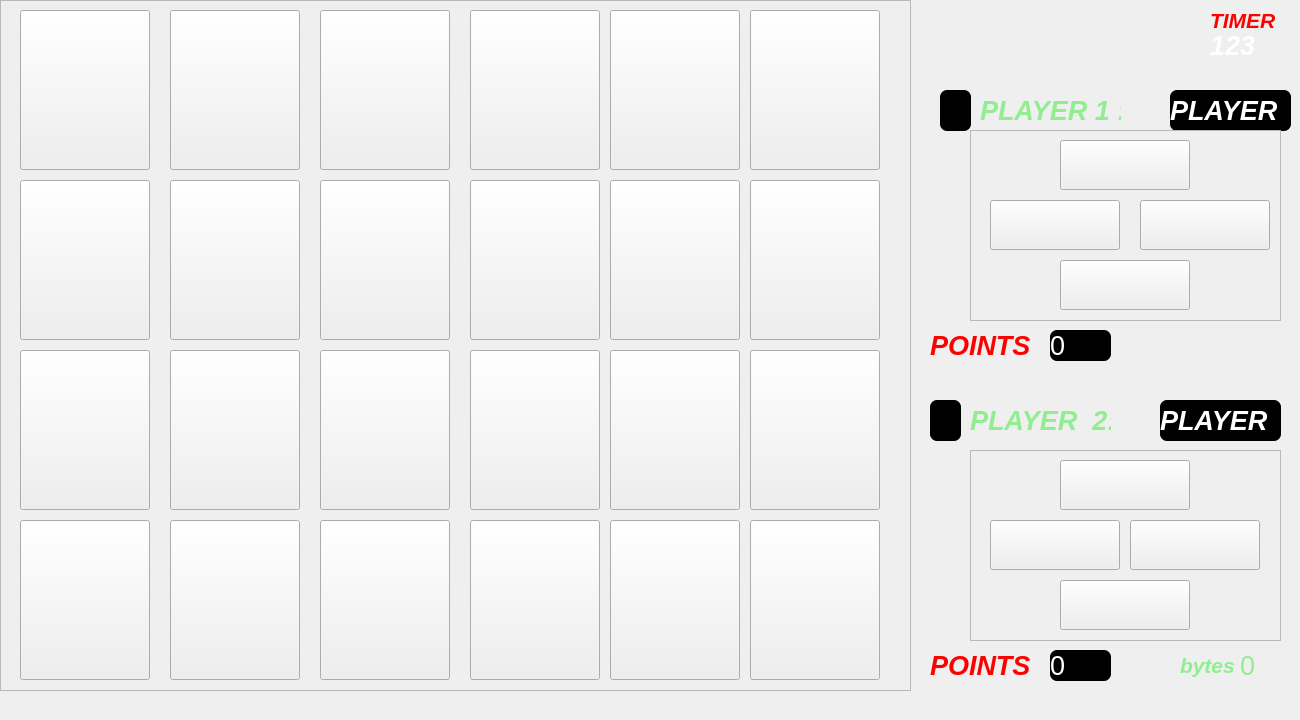
<?xml version="1.0" encoding="UTF-8"?>
<ui version="4.0">
 <class>GameDisplay</class>
 <widget class="QMainWindow" name="GameDisplay">
  <property name="geometry">
   <rect>
    <x>0</x>
    <y>0</y>
    <width>1300</width>
    <height>720</height>
   </rect>
  </property>
  <property name="windowTitle">
   <string>MainWindow</string>
  </property>
  <property name="styleSheet">
   <string notr="true">#centralwidget{
background-image: url(://fondo.png);
}

#ven_tag{
color: lightblue;
}

#ven_random{
background-image: url(://ven_random.png);
}

#ven_timer1{
background-image: url(://ven_timer1.png);
}

#ven_timer2{
background-image: url(://ven_timer2.png);
}

#ven_double{
background-image: url(://ven_double.png);
}

#ven_random2{
background-image: url(://ven_random.png);
}

#ven_timer01{
background-image: url(://ven_timer1.png);
}

#ven_timer02{
background-image: url(://ven_timer2.png);
}

#ven_double2{
background-image: url(://ven_double.png);
}

#target01{
background-image: url(://back.png);
}
#target02{
background-image: url(://back.png);
}
#target03{
background-image: url(://back.png);
}
#target04{
background-image: url(://back.png);
}
#target05{
background-image: url(://back.png);
}
#target06{
background-image: url(://back.png);
}
#target07{
background-image: url(://back.png);
}
#target08{
background-image: url(://back.png);
}
#target09{
background-image: url(://back.png);
}
#target010{
background-image: url(://back.png);
}
#target011{
background-image: url(://back.png);
}
#target012{
background-image: url(://back.png);
}
#target013{
background-image: url(://back.png);
}
#target014{
background-image: url(://back.png);
}
#target015{
background-image: url(://back.png);
}
#target016{
background-image: url(://back.png);
}
#target017{
background-image: url(://back.png);
}
#target018{
background-image: url(://back.png);
}

#target019{
background-image: url(://back.png);
}

#target020{
background-image: url(://back.png);
}

#target021{
background-image: url(://back.png);
}

#target022{
background-image: url(://back.png);
}

#target023{
background-image: url(://back.png);
}

#target024{
background-image: url(://back.png);
}

#title{
background-image: url(://title.png);
}

#timer_game{
color: white;
}

#numbytes{
color: lightgreen;
}

#Points{
color: red;
}

#Points_2{
color: white;
qproperty-alignment: AlignCenter;
background: black;
border: 3px red;
border-radius: 7px
}

#Points_22{
color: white;
qproperty-alignment: AlignCenter;
background: black;
border: 3px red;
border-radius: 7px
}

#Points_3{
color: red;
}

#Points_4{
color:lightgreen;
}

#Points_5{
color:lightgreen;
}

#Points_6{
color:red;
}

#bytes_use{
color: lightgreen
}

#playertag1{
color: white;
qproperty-alignment: AlignCenter;
background: black;
border: 8px red;
border-radius: 7px
}

#playertag2{
color: white;
qproperty-alignment: AlignCenter;
background: black;
border: 8px red;
border-radius: 7px
}

#play1{
color: black;
qproperty-alignment: AlignCenter;
background: black;
border: 8px red;
border-radius: 7px
}

#play2{
color: black;
qproperty-alignment: AlignCenter;
background: black;
border: 8px red;
border-radius: 7px
}




</string>
  </property>
  <widget class="QWidget" name="centralwidget">
   <widget class="QFrame" name="frame">
    <property name="geometry">
     <rect>
      <x>0</x>
      <y>0</y>
      <width>911</width>
      <height>691</height>
     </rect>
    </property>
    <property name="frameShape">
     <enum>QFrame::StyledPanel</enum>
    </property>
    <property name="frameShadow">
     <enum>QFrame::Raised</enum>
    </property>
    <widget class="QPushButton" name="target01">
     <property name="geometry">
      <rect>
       <x>20</x>
       <y>10</y>
       <width>130</width>
       <height>160</height>
      </rect>
     </property>
     <property name="text">
      <string/>
     </property>
    </widget>
    <widget class="QPushButton" name="target02">
     <property name="geometry">
      <rect>
       <x>170</x>
       <y>10</y>
       <width>130</width>
       <height>160</height>
      </rect>
     </property>
     <property name="text">
      <string/>
     </property>
    </widget>
    <widget class="QPushButton" name="target03">
     <property name="geometry">
      <rect>
       <x>320</x>
       <y>10</y>
       <width>130</width>
       <height>160</height>
      </rect>
     </property>
     <property name="text">
      <string/>
     </property>
    </widget>
    <widget class="QPushButton" name="target04">
     <property name="geometry">
      <rect>
       <x>470</x>
       <y>10</y>
       <width>130</width>
       <height>160</height>
      </rect>
     </property>
     <property name="text">
      <string/>
     </property>
    </widget>
    <widget class="QPushButton" name="target05">
     <property name="geometry">
      <rect>
       <x>20</x>
       <y>180</y>
       <width>130</width>
       <height>160</height>
      </rect>
     </property>
     <property name="text">
      <string/>
     </property>
    </widget>
    <widget class="QPushButton" name="target08">
     <property name="geometry">
      <rect>
       <x>470</x>
       <y>180</y>
       <width>130</width>
       <height>160</height>
      </rect>
     </property>
     <property name="text">
      <string/>
     </property>
    </widget>
    <widget class="QPushButton" name="target06">
     <property name="geometry">
      <rect>
       <x>170</x>
       <y>180</y>
       <width>130</width>
       <height>160</height>
      </rect>
     </property>
     <property name="text">
      <string/>
     </property>
    </widget>
    <widget class="QPushButton" name="target07">
     <property name="geometry">
      <rect>
       <x>320</x>
       <y>180</y>
       <width>130</width>
       <height>160</height>
      </rect>
     </property>
     <property name="text">
      <string/>
     </property>
    </widget>
    <widget class="QPushButton" name="target09">
     <property name="geometry">
      <rect>
       <x>20</x>
       <y>350</y>
       <width>130</width>
       <height>160</height>
      </rect>
     </property>
     <property name="text">
      <string/>
     </property>
    </widget>
    <widget class="QPushButton" name="target012">
     <property name="geometry">
      <rect>
       <x>470</x>
       <y>350</y>
       <width>130</width>
       <height>160</height>
      </rect>
     </property>
     <property name="text">
      <string/>
     </property>
    </widget>
    <widget class="QPushButton" name="target010">
     <property name="geometry">
      <rect>
       <x>170</x>
       <y>350</y>
       <width>130</width>
       <height>160</height>
      </rect>
     </property>
     <property name="text">
      <string/>
     </property>
    </widget>
    <widget class="QPushButton" name="target011">
     <property name="geometry">
      <rect>
       <x>320</x>
       <y>350</y>
       <width>130</width>
       <height>160</height>
      </rect>
     </property>
     <property name="text">
      <string/>
     </property>
    </widget>
    <widget class="QPushButton" name="target013">
     <property name="geometry">
      <rect>
       <x>610</x>
       <y>10</y>
       <width>130</width>
       <height>160</height>
      </rect>
     </property>
     <property name="text">
      <string/>
     </property>
    </widget>
    <widget class="QPushButton" name="target014">
     <property name="geometry">
      <rect>
       <x>610</x>
       <y>180</y>
       <width>130</width>
       <height>160</height>
      </rect>
     </property>
     <property name="text">
      <string/>
     </property>
    </widget>
    <widget class="QPushButton" name="target015">
     <property name="geometry">
      <rect>
       <x>610</x>
       <y>350</y>
       <width>130</width>
       <height>160</height>
      </rect>
     </property>
     <property name="text">
      <string/>
     </property>
    </widget>
    <widget class="QPushButton" name="target017">
     <property name="geometry">
      <rect>
       <x>750</x>
       <y>350</y>
       <width>130</width>
       <height>160</height>
      </rect>
     </property>
     <property name="text">
      <string/>
     </property>
    </widget>
    <widget class="QPushButton" name="target018">
     <property name="geometry">
      <rect>
       <x>750</x>
       <y>180</y>
       <width>130</width>
       <height>160</height>
      </rect>
     </property>
     <property name="text">
      <string/>
     </property>
    </widget>
    <widget class="QPushButton" name="target016">
     <property name="geometry">
      <rect>
       <x>750</x>
       <y>10</y>
       <width>130</width>
       <height>160</height>
      </rect>
     </property>
     <property name="text">
      <string/>
     </property>
    </widget>
    <widget class="QPushButton" name="target019">
     <property name="geometry">
      <rect>
       <x>20</x>
       <y>520</y>
       <width>130</width>
       <height>160</height>
      </rect>
     </property>
     <property name="text">
      <string/>
     </property>
    </widget>
    <widget class="QPushButton" name="target020">
     <property name="geometry">
      <rect>
       <x>170</x>
       <y>520</y>
       <width>130</width>
       <height>160</height>
      </rect>
     </property>
     <property name="text">
      <string/>
     </property>
    </widget>
    <widget class="QPushButton" name="target021">
     <property name="geometry">
      <rect>
       <x>320</x>
       <y>520</y>
       <width>130</width>
       <height>160</height>
      </rect>
     </property>
     <property name="text">
      <string/>
     </property>
    </widget>
    <widget class="QPushButton" name="target022">
     <property name="geometry">
      <rect>
       <x>470</x>
       <y>520</y>
       <width>130</width>
       <height>160</height>
      </rect>
     </property>
     <property name="text">
      <string/>
     </property>
    </widget>
    <widget class="QPushButton" name="target023">
     <property name="geometry">
      <rect>
       <x>610</x>
       <y>520</y>
       <width>130</width>
       <height>160</height>
      </rect>
     </property>
     <property name="text">
      <string/>
     </property>
    </widget>
    <widget class="QPushButton" name="target024">
     <property name="geometry">
      <rect>
       <x>750</x>
       <y>520</y>
       <width>130</width>
       <height>160</height>
      </rect>
     </property>
     <property name="text">
      <string/>
     </property>
    </widget>
   </widget>
   <widget class="QLabel" name="title">
    <property name="geometry">
     <rect>
      <x>960</x>
      <y>-10</y>
      <width>201</width>
      <height>101</height>
     </rect>
    </property>
    <property name="font">
     <font>
      <pointsize>20</pointsize>
      <bold>true</bold>
     </font>
    </property>
    <property name="text">
     <string/>
    </property>
   </widget>
   <widget class="QLabel" name="timer_game">
    <property name="geometry">
     <rect>
      <x>1210</x>
      <y>30</y>
      <width>67</width>
      <height>31</height>
     </rect>
    </property>
    <property name="font">
     <font>
      <pointsize>20</pointsize>
      <italic>true</italic>
      <bold>true</bold>
     </font>
    </property>
    <property name="text">
     <string>123</string>
    </property>
   </widget>
   <widget class="QLabel" name="Points">
    <property name="geometry">
     <rect>
      <x>930</x>
      <y>650</y>
      <width>101</width>
      <height>31</height>
     </rect>
    </property>
    <property name="font">
     <font>
      <pointsize>20</pointsize>
      <italic>true</italic>
      <bold>true</bold>
     </font>
    </property>
    <property name="text">
     <string>POINTS</string>
    </property>
   </widget>
   <widget class="QLabel" name="Points_2">
    <property name="geometry">
     <rect>
      <x>1050</x>
      <y>330</y>
      <width>61</width>
      <height>31</height>
     </rect>
    </property>
    <property name="font">
     <font>
      <pointsize>20</pointsize>
     </font>
    </property>
    <property name="text">
     <string>0</string>
    </property>
   </widget>
   <widget class="QLabel" name="Points_3">
    <property name="geometry">
     <rect>
      <x>1210</x>
      <y>0</y>
      <width>91</width>
      <height>41</height>
     </rect>
    </property>
    <property name="font">
     <font>
      <pointsize>16</pointsize>
      <italic>true</italic>
      <bold>true</bold>
     </font>
    </property>
    <property name="text">
     <string>TIMER</string>
    </property>
   </widget>
   <widget class="QLabel" name="playertag1">
    <property name="geometry">
     <rect>
      <x>1170</x>
      <y>90</y>
      <width>121</width>
      <height>41</height>
     </rect>
    </property>
    <property name="font">
     <font>
      <pointsize>20</pointsize>
      <italic>true</italic>
      <bold>true</bold>
     </font>
    </property>
    <property name="text">
     <string>PLAYER </string>
    </property>
   </widget>
   <widget class="QLabel" name="Points_4">
    <property name="geometry">
     <rect>
      <x>980</x>
      <y>90</y>
      <width>141</width>
      <height>41</height>
     </rect>
    </property>
    <property name="font">
     <font>
      <pointsize>20</pointsize>
      <italic>true</italic>
      <bold>true</bold>
     </font>
    </property>
    <property name="text">
     <string>PLAYER 1 :</string>
    </property>
   </widget>
   <widget class="QLabel" name="ven_tag">
    <property name="geometry">
     <rect>
      <x>1020</x>
      <y>370</y>
      <width>201</width>
      <height>31</height>
     </rect>
    </property>
    <property name="font">
     <font>
      <pointsize>12</pointsize>
      <bold>true</bold>
     </font>
    </property>
    <property name="text">
     <string/>
    </property>
   </widget>
   <widget class="QLabel" name="playertag2">
    <property name="geometry">
     <rect>
      <x>1160</x>
      <y>400</y>
      <width>121</width>
      <height>41</height>
     </rect>
    </property>
    <property name="font">
     <font>
      <pointsize>20</pointsize>
      <italic>true</italic>
      <bold>true</bold>
     </font>
    </property>
    <property name="text">
     <string>PLAYER </string>
    </property>
   </widget>
   <widget class="QLabel" name="Points_5">
    <property name="geometry">
     <rect>
      <x>970</x>
      <y>400</y>
      <width>141</width>
      <height>41</height>
     </rect>
    </property>
    <property name="font">
     <font>
      <pointsize>20</pointsize>
      <italic>true</italic>
      <bold>true</bold>
     </font>
    </property>
    <property name="text">
     <string>PLAYER  2:</string>
    </property>
   </widget>
   <widget class="QLabel" name="Points_6">
    <property name="geometry">
     <rect>
      <x>930</x>
      <y>330</y>
      <width>101</width>
      <height>31</height>
     </rect>
    </property>
    <property name="font">
     <font>
      <pointsize>20</pointsize>
      <italic>true</italic>
      <bold>true</bold>
     </font>
    </property>
    <property name="text">
     <string>POINTS</string>
    </property>
   </widget>
   <widget class="QLabel" name="Points_22">
    <property name="geometry">
     <rect>
      <x>1050</x>
      <y>650</y>
      <width>61</width>
      <height>31</height>
     </rect>
    </property>
    <property name="font">
     <font>
      <pointsize>20</pointsize>
     </font>
    </property>
    <property name="text">
     <string>0</string>
    </property>
   </widget>
   <widget class="QLabel" name="play2">
    <property name="geometry">
     <rect>
      <x>930</x>
      <y>400</y>
      <width>31</width>
      <height>41</height>
     </rect>
    </property>
    <property name="font">
     <font>
      <pointsize>20</pointsize>
      <bold>true</bold>
     </font>
    </property>
    <property name="text">
     <string>2</string>
    </property>
   </widget>
   <widget class="QFrame" name="frame_tag1">
    <property name="geometry">
     <rect>
      <x>970</x>
      <y>130</y>
      <width>311</width>
      <height>191</height>
     </rect>
    </property>
    <property name="frameShape">
     <enum>QFrame::StyledPanel</enum>
    </property>
    <property name="frameShadow">
     <enum>QFrame::Raised</enum>
    </property>
    <widget class="QPushButton" name="ven_double">
     <property name="geometry">
      <rect>
       <x>90</x>
       <y>130</y>
       <width>130</width>
       <height>50</height>
      </rect>
     </property>
     <property name="text">
      <string/>
     </property>
    </widget>
    <widget class="QPushButton" name="ven_timer1">
     <property name="geometry">
      <rect>
       <x>20</x>
       <y>70</y>
       <width>130</width>
       <height>50</height>
      </rect>
     </property>
     <property name="text">
      <string/>
     </property>
    </widget>
    <widget class="QPushButton" name="ven_timer2">
     <property name="geometry">
      <rect>
       <x>170</x>
       <y>70</y>
       <width>130</width>
       <height>50</height>
      </rect>
     </property>
     <property name="text">
      <string/>
     </property>
    </widget>
    <widget class="QPushButton" name="ven_random">
     <property name="geometry">
      <rect>
       <x>90</x>
       <y>10</y>
       <width>130</width>
       <height>50</height>
      </rect>
     </property>
     <property name="text">
      <string/>
     </property>
    </widget>
   </widget>
   <widget class="QFrame" name="frame_tag2">
    <property name="geometry">
     <rect>
      <x>970</x>
      <y>450</y>
      <width>311</width>
      <height>191</height>
     </rect>
    </property>
    <property name="frameShape">
     <enum>QFrame::StyledPanel</enum>
    </property>
    <property name="frameShadow">
     <enum>QFrame::Raised</enum>
    </property>
    <widget class="QPushButton" name="ven_random2">
     <property name="geometry">
      <rect>
       <x>90</x>
       <y>10</y>
       <width>130</width>
       <height>50</height>
      </rect>
     </property>
     <property name="text">
      <string/>
     </property>
    </widget>
    <widget class="QPushButton" name="ven_timer01">
     <property name="geometry">
      <rect>
       <x>20</x>
       <y>70</y>
       <width>130</width>
       <height>50</height>
      </rect>
     </property>
     <property name="text">
      <string/>
     </property>
    </widget>
    <widget class="QPushButton" name="ven_timer02">
     <property name="geometry">
      <rect>
       <x>160</x>
       <y>70</y>
       <width>130</width>
       <height>50</height>
      </rect>
     </property>
     <property name="text">
      <string/>
     </property>
    </widget>
    <widget class="QPushButton" name="ven_double2">
     <property name="geometry">
      <rect>
       <x>90</x>
       <y>130</y>
       <width>130</width>
       <height>50</height>
      </rect>
     </property>
     <property name="text">
      <string/>
     </property>
    </widget>
   </widget>
   <widget class="QLabel" name="play1">
    <property name="geometry">
     <rect>
      <x>940</x>
      <y>90</y>
      <width>31</width>
      <height>41</height>
     </rect>
    </property>
    <property name="font">
     <font>
      <pointsize>20</pointsize>
      <bold>true</bold>
     </font>
    </property>
    <property name="text">
     <string>1</string>
    </property>
   </widget>
   <widget class="QLabel" name="numbytes">
    <property name="geometry">
     <rect>
      <x>1240</x>
      <y>650</y>
      <width>51</width>
      <height>31</height>
     </rect>
    </property>
    <property name="font">
     <font>
      <pointsize>20</pointsize>
     </font>
    </property>
    <property name="text">
     <string>0</string>
    </property>
   </widget>
   <widget class="QLabel" name="bytes_use">
    <property name="geometry">
     <rect>
      <x>1180</x>
      <y>650</y>
      <width>101</width>
      <height>31</height>
     </rect>
    </property>
    <property name="font">
     <font>
      <pointsize>16</pointsize>
      <italic>true</italic>
      <bold>true</bold>
     </font>
    </property>
    <property name="text">
     <string>bytes</string>
    </property>
   </widget>
  </widget>
  <widget class="QMenuBar" name="menuBar">
   <property name="geometry">
    <rect>
     <x>0</x>
     <y>0</y>
     <width>1300</width>
     <height>21</height>
    </rect>
   </property>
  </widget>
 </widget>
 <resources/>
 <connections/>
</ui>
